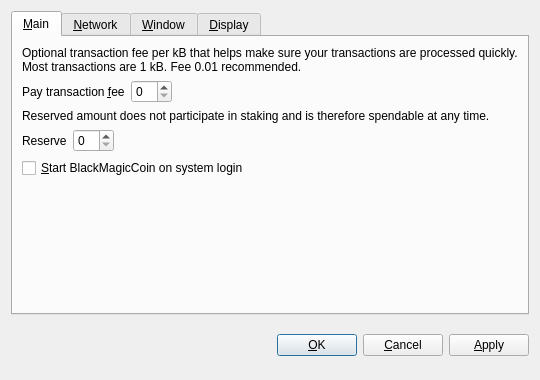
<?xml version="1.0" encoding="UTF-8"?>
<ui version="4.0">
 <class>OptionsDialog</class>
 <widget class="QDialog" name="OptionsDialog">
  <property name="geometry">
   <rect>
    <x>0</x>
    <y>0</y>
    <width>540</width>
    <height>380</height>
   </rect>
  </property>
  <property name="windowTitle">
   <string>Options</string>
  </property>
  <property name="modal">
   <bool>true</bool>
  </property>
  <layout class="QVBoxLayout" name="verticalLayout">
   <item>
    <widget class="QTabWidget" name="tabWidget">
     <property name="tabPosition">
      <enum>QTabWidget::North</enum>
     </property>
     <property name="currentIndex">
      <number>0</number>
     </property>
     <widget class="QWidget" name="tabMain">
      <attribute name="title">
       <string>&amp;Main</string>
      </attribute>
      <layout class="QVBoxLayout" name="verticalLayout_Main">
       <item>
        <widget class="QLabel" name="transactionFeeInfoLabel">
         <property name="text">
          <string>Optional transaction fee per kB that helps make sure your transactions are processed quickly. Most transactions are 1 kB. Fee 0.01 recommended.</string>
         </property>
         <property name="textFormat">
          <enum>Qt::PlainText</enum>
         </property>
         <property name="wordWrap">
          <bool>true</bool>
         </property>
        </widget>
       </item>
       <item>
        <layout class="QHBoxLayout" name="horizontalLayoutFee">
         <item>
          <widget class="QLabel" name="transactionFeeLabel">
           <property name="text">
            <string>Pay transaction &amp;fee</string>
           </property>
           <property name="textFormat">
            <enum>Qt::PlainText</enum>
           </property>
           <property name="buddy">
            <cstring>transactionFee</cstring>
           </property>
          </widget>
         </item>
         <item>
          <widget class="BitcoinAmountField" name="transactionFee"/>
         </item>
         <item>
          <spacer name="horizontalSpacerFee">
           <property name="orientation">
            <enum>Qt::Horizontal</enum>
           </property>
           <property name="sizeHint" stdset="0">
            <size>
             <width>40</width>
             <height>20</height>
            </size>
           </property>
          </spacer>
         </item>
        </layout>
       </item>
       <item>
        <widget class="QLabel" name="reserveBalanceInfoLabel">
         <property name="text">
          <string>Reserved amount does not participate in staking and is therefore spendable at any time.</string>
         </property>
         <property name="textFormat">
          <enum>Qt::PlainText</enum>
         </property>
         <property name="wordWrap">
          <bool>true</bool>
         </property>
        </widget>
       </item>
       <item>
        <layout class="QHBoxLayout" name="horizontalLayoutReserveBalance">
         <item>
          <widget class="QLabel" name="reserveBalanceLabel">
           <property name="text">
            <string>Reserve</string>
           </property>
           <property name="textFormat">
            <enum>Qt::PlainText</enum>
           </property>
           <property name="buddy">
            <cstring>reserveBalance</cstring>
           </property>
          </widget>
         </item>
         <item>
          <widget class="BitcoinAmountField" name="reserveBalance"/>
         </item>
         <item>
          <spacer name="horizontalSpacerReserveBalance">
           <property name="orientation">
            <enum>Qt::Horizontal</enum>
           </property>
           <property name="sizeHint" stdset="0">
            <size>
             <width>40</width>
             <height>20</height>
            </size>
           </property>
          </spacer>
         </item>
        </layout>
       </item>
       <item>
        <widget class="QCheckBox" name="bitcoinAtStartup">
         <property name="toolTip">
          <string>Automatically start BlackMagicCoin after logging in to the system.</string>
         </property>
         <property name="text">
          <string>&amp;Start BlackMagicCoin on system login</string>
         </property>
        </widget>
       </item>
       <item>
        <spacer name="verticalSpacer_Main">
         <property name="orientation">
          <enum>Qt::Vertical</enum>
         </property>
         <property name="sizeHint" stdset="0">
          <size>
           <width>20</width>
           <height>40</height>
          </size>
         </property>
        </spacer>
       </item>
      </layout>
     </widget>
     <widget class="QWidget" name="tabNetwork">
      <attribute name="title">
       <string>&amp;Network</string>
      </attribute>
      <layout class="QVBoxLayout" name="verticalLayout_Network">
       <item>
        <widget class="QCheckBox" name="mapPortUpnp">
         <property name="toolTip">
          <string>Automatically open the BlackMagicCoin client port on the router. This only works when your router supports UPnP and it is enabled.</string>
         </property>
         <property name="text">
          <string>Map port using &amp;UPnP</string>
         </property>
        </widget>
       </item>
       <item>
        <widget class="QCheckBox" name="connectSocks">
         <property name="toolTip">
          <string>Connect to the BlackMagicCoin network through a SOCKS proxy (e.g. when connecting through Tor).</string>
         </property>
         <property name="text">
          <string>&amp;Connect through SOCKS proxy:</string>
         </property>
        </widget>
       </item>
       <item>
        <layout class="QHBoxLayout" name="horizontalLayout_Network">
         <item>
          <widget class="QLabel" name="proxyIpLabel">
           <property name="text">
            <string>Proxy &amp;IP:</string>
           </property>
           <property name="textFormat">
            <enum>Qt::PlainText</enum>
           </property>
           <property name="buddy">
            <cstring>proxyIp</cstring>
           </property>
          </widget>
         </item>
         <item>
          <widget class="QValidatedLineEdit" name="proxyIp">
           <property name="maximumSize">
            <size>
             <width>140</width>
             <height>16777215</height>
            </size>
           </property>
           <property name="toolTip">
            <string>IP address of the proxy (e.g. 127.0.0.1)</string>
           </property>
          </widget>
         </item>
         <item>
          <widget class="QLabel" name="proxyPortLabel">
           <property name="text">
            <string>&amp;Port:</string>
           </property>
           <property name="textFormat">
            <enum>Qt::PlainText</enum>
           </property>
           <property name="buddy">
            <cstring>proxyPort</cstring>
           </property>
          </widget>
         </item>
         <item>
          <widget class="QLineEdit" name="proxyPort">
           <property name="maximumSize">
            <size>
             <width>55</width>
             <height>16777215</height>
            </size>
           </property>
           <property name="toolTip">
            <string>Port of the proxy (e.g. 9050)</string>
           </property>
          </widget>
         </item>
         <item>
          <widget class="QLabel" name="socksVersionLabel">
           <property name="text">
            <string>SOCKS &amp;Version:</string>
           </property>
           <property name="textFormat">
            <enum>Qt::PlainText</enum>
           </property>
           <property name="buddy">
            <cstring>socksVersion</cstring>
           </property>
          </widget>
         </item>
         <item>
          <widget class="QValueComboBox" name="socksVersion">
           <property name="toolTip">
            <string>SOCKS version of the proxy (e.g. 5)</string>
           </property>
          </widget>
         </item>
         <item>
          <spacer name="horizontalSpacer_Network">
           <property name="orientation">
            <enum>Qt::Horizontal</enum>
           </property>
           <property name="sizeHint" stdset="0">
            <size>
             <width>40</width>
             <height>20</height>
            </size>
           </property>
          </spacer>
         </item>
        </layout>
       </item>
       <item>
        <spacer name="verticalSpacer_Network">
         <property name="orientation">
          <enum>Qt::Vertical</enum>
         </property>
         <property name="sizeHint" stdset="0">
          <size>
           <width>20</width>
           <height>40</height>
          </size>
         </property>
        </spacer>
       </item>
      </layout>
     </widget>
     <widget class="QWidget" name="tabWindow">
      <attribute name="title">
       <string>&amp;Window</string>
      </attribute>
      <layout class="QVBoxLayout" name="verticalLayout_Window">
       <item>
        <widget class="QCheckBox" name="minimizeToTray">
         <property name="toolTip">
          <string>Show only a tray icon after minimizing the window.</string>
         </property>
         <property name="text">
          <string>&amp;Minimize to the tray instead of the taskbar</string>
         </property>
        </widget>
       </item>
       <item>
        <widget class="QCheckBox" name="minimizeOnClose">
         <property name="toolTip">
          <string>Minimize instead of exit the application when the window is closed. When this option is enabled, the application will be closed only after selecting Quit in the menu.</string>
         </property>
         <property name="text">
          <string>M&amp;inimize on close</string>
         </property>
        </widget>
       </item>
       <item>
        <spacer name="verticalSpacer_Window">
         <property name="orientation">
          <enum>Qt::Vertical</enum>
         </property>
         <property name="sizeHint" stdset="0">
          <size>
           <width>20</width>
           <height>40</height>
          </size>
         </property>
        </spacer>
       </item>
      </layout>
     </widget>
     <widget class="QWidget" name="tabDisplay">
      <attribute name="title">
       <string>&amp;Display</string>
      </attribute>
      <layout class="QVBoxLayout" name="verticalLayout_Display">
       <item>
        <layout class="QHBoxLayout" name="horizontalLayout_1_Display">
         <item>
          <widget class="QLabel" name="langLabel">
           <property name="text">
            <string>User Interface &amp;language:</string>
           </property>
           <property name="textFormat">
            <enum>Qt::PlainText</enum>
           </property>
           <property name="buddy">
            <cstring>lang</cstring>
           </property>
          </widget>
         </item>
         <item>
          <widget class="QValueComboBox" name="lang">
           <property name="toolTip">
            <string>The user interface language can be set here. This setting will take effect after restarting BlackMagicCoin.</string>
           </property>
          </widget>
         </item>
        </layout>
       </item>
       <item>
        <layout class="QHBoxLayout" name="horizontalLayout_2_Display">
         <item>
          <widget class="QLabel" name="unitLabel">
           <property name="text">
            <string>&amp;Unit to show amounts in:</string>
           </property>
           <property name="textFormat">
            <enum>Qt::PlainText</enum>
           </property>
           <property name="buddy">
            <cstring>unit</cstring>
           </property>
          </widget>
         </item>
         <item>
          <widget class="QValueComboBox" name="unit">
           <property name="toolTip">
            <string>Choose the default subdivision unit to show in the interface and when sending coins.</string>
           </property>
          </widget>
         </item>
        </layout>
       </item>
       <item>
        <widget class="QCheckBox" name="displayAddresses">
         <property name="toolTip">
          <string>Whether to show BlackMagicCoin addresses in the transaction list or not.</string>
         </property>
         <property name="text">
          <string>&amp;Display addresses in transaction list</string>
         </property>
        </widget>
       </item>
       <item>
        <widget class="QCheckBox" name="coinControlFeatures">
         <property name="toolTip">
          <string>Whether to show coin control features or not.</string>
         </property>
         <property name="text">
          <string>Display coin &amp;control features (experts only!)</string>
         </property>
        </widget>
       </item>
       <item>
        <spacer name="verticalSpacer_Display">
         <property name="orientation">
          <enum>Qt::Vertical</enum>
         </property>
         <property name="sizeHint" stdset="0">
          <size>
           <width>20</width>
           <height>40</height>
          </size>
         </property>
        </spacer>
       </item>
      </layout>
     </widget>
    </widget>
   </item>
   <item>
    <layout class="QHBoxLayout" name="horizontalLayout_Buttons">
     <item>
      <spacer name="horizontalSpacer_1">
       <property name="orientation">
        <enum>Qt::Horizontal</enum>
       </property>
       <property name="sizeHint" stdset="0">
        <size>
         <width>40</width>
         <height>48</height>
        </size>
       </property>
      </spacer>
     </item>
     <item>
      <widget class="QLabel" name="statusLabel">
       <property name="font">
        <font>
         <weight>75</weight>
         <bold>true</bold>
        </font>
       </property>
       <property name="text">
        <string/>
       </property>
       <property name="textFormat">
        <enum>Qt::PlainText</enum>
       </property>
       <property name="wordWrap">
        <bool>true</bool>
       </property>
      </widget>
     </item>
     <item>
      <spacer name="horizontalSpacer_2">
       <property name="orientation">
        <enum>Qt::Horizontal</enum>
       </property>
       <property name="sizeHint" stdset="0">
        <size>
         <width>40</width>
         <height>48</height>
        </size>
       </property>
      </spacer>
     </item>
     <item>
      <widget class="QPushButton" name="okButton">
       <property name="text">
        <string>&amp;OK</string>
       </property>
      </widget>
     </item>
     <item>
      <widget class="QPushButton" name="cancelButton">
       <property name="text">
        <string>&amp;Cancel</string>
       </property>
       <property name="autoDefault">
        <bool>false</bool>
       </property>
      </widget>
     </item>
     <item>
      <widget class="QPushButton" name="applyButton">
       <property name="text">
        <string>&amp;Apply</string>
       </property>
       <property name="autoDefault">
        <bool>false</bool>
       </property>
      </widget>
     </item>
    </layout>
   </item>
  </layout>
 </widget>
 <customwidgets>
  <customwidget>
   <class>BitcoinAmountField</class>
   <extends>QSpinBox</extends>
   <header>bitcoinamountfield.h</header>
  </customwidget>
  <customwidget>
   <class>QValueComboBox</class>
   <extends>QComboBox</extends>
   <header>qvaluecombobox.h</header>
  </customwidget>
  <customwidget>
   <class>QValidatedLineEdit</class>
   <extends>QLineEdit</extends>
   <header>qvalidatedlineedit.h</header>
  </customwidget>
 </customwidgets>
 <resources/>
 <connections/>
</ui>
